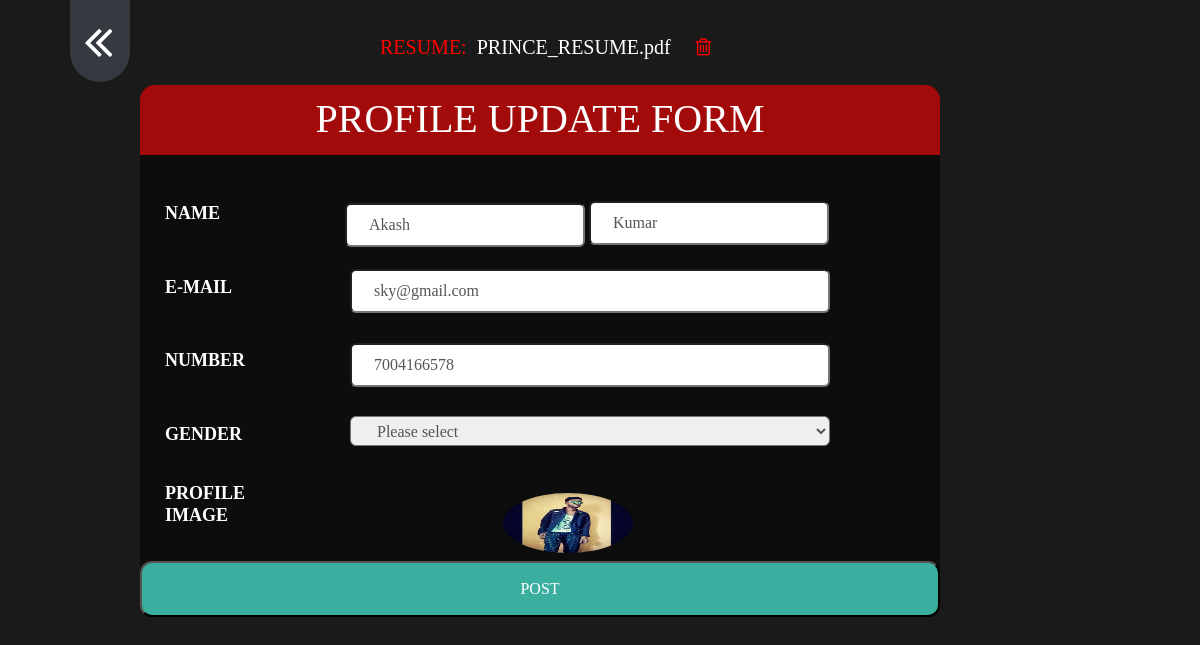
Before: /userprofileupdate (signed in) with the older database file.
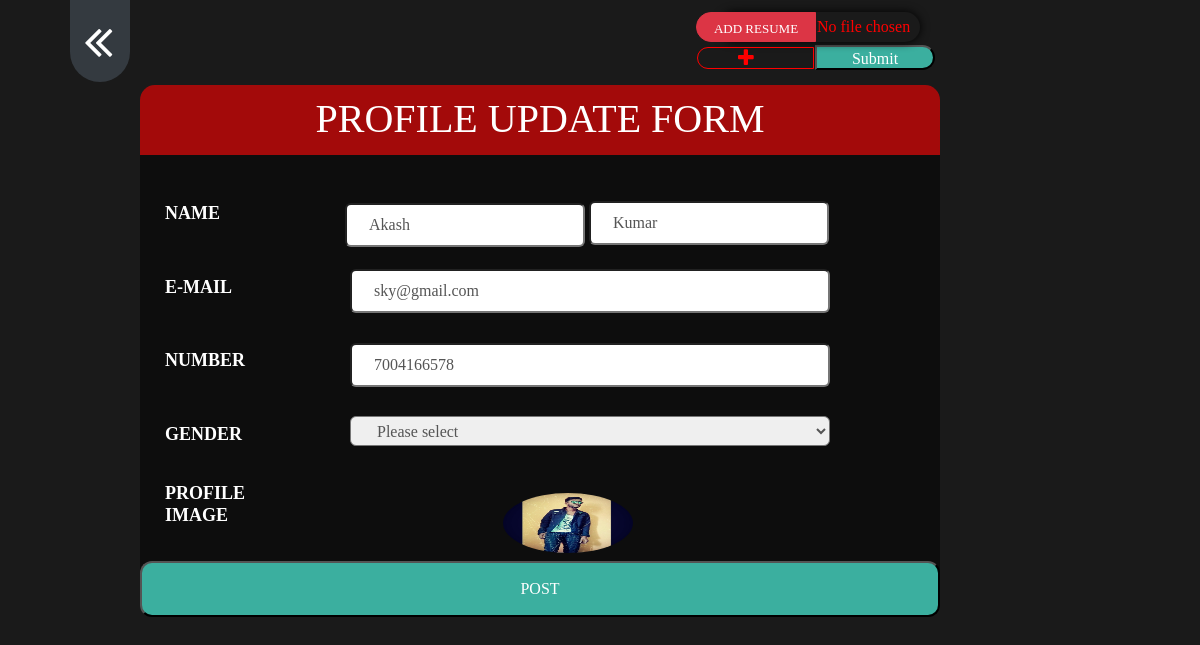
After: the same page with the newer database file.
### job/models.py (models this page shows, shortened)
class StudentUser(models.Model):
    user = models.ForeignKey(User,on_delete=models.CASCADE)
    mobile = models.CharField(max_length=10,null=True)
    image = models.FileField(null=True)
    gender = models.CharField(max_length=10,null=True)
    type = models.CharField(max_length=10,null=True)
    resume = models.FileField(null=True)

### job/views.py (the view, shortened to what this page needs)
# urls.py: path('userprofileupdate', views.userprofileupdate,name='userprofileupdate'),
def userprofileupdate(request):
    user = request.user
    student = StudentUser.objects.get(user=user)
    error = ""
    d = {'student': student, 'error': error}
    return render(request, 'userprofileupdate.html',d)

### job/templates/userprofileupdate.html (shortened to what this page needs)
<head>
    {% load static %}
  <link rel="stylesheet" href="https://maxcdn.bootstrapcdn.com/bootstrap/4.5.2/css/bootstrap.min.css">
<link rel="stylesheet" href="https://cdnjs.cloudflare.com/ajax/libs/font-awesome/4.7.0/css/font-awesome.min.css">
</head>
<body>
<nav class="navbar navbar-expand-sm bg-dark navbar-dark" style="width:60px;margin-left:70px;border-radius:0px 0px 100px 100px;margin-top:px">
<ul class="navbar-nav">
    <li class="nav-item" >
      <a class="nav-link active" href="{% url 'latestjob' %}"><i class="fa fa-angle-double-left mr-1 " style="font-size:50px;margin-left:-10px; color: white"></i></a>
     </li>
</ul>
</nav>
{% if student.resume %}
     <div style="font-size:20px;margin-top:-50px">
         <label  style="margin-left:380px;color:red;">RESUME:</label>
    <a href="{{ student.resume.url }}" download  style="margin-left:5px;color:white">{{ student.resume}}</a>
      <a href="{% url 'delete_resume' %}"  class="fa fa-trash-o"  onclick="return confirm('Are you sure?')" style="margin-left:20px;color:red"><td>{{ forloop.counter}}</td> </a>
     </div>
 {% else %}
<form action="/addresume" method="post"  enctype="multipart/form-data" style="margin-left:690px;margin-top:-70px">
  <input  type="file" id="myFile" name="addresume"  class="upload-box"   accept=".pdf" required style="display: ; margin-left:30px;visibility: none; ">
        <span  class="btn btn-danger"  style="margin-left:-228px;margin-top:-3px;width:120px;height:30px;font-size:13px;border-radius:15px 0px 0px 15px;">ADD RESUME</span>
     <div>
       <label for="myFile"><i class="fa fa-plus" style="width:117px;font-size:20px;color:red;margin-top: 5px;margin-left:7px;cursor:pointer;border:1px solid;border-width:1px;border-radius:15px 0px 0px 15px;padding:0px 40px"></i></label>
    <button type="submit" style="margin-left:125px;width:120px;padding:0px 0px;height:25px;margin-top:-32px;border-radius:0px 15px 15px 0px;">Submit</button>
     </div>
</form>
 {% endif %}
</body>
<!DOCTYPE html>
<html lang="en">
<head>
</head>
<body>
<div class="regform"><h1>PROFILE UPDATE FORM</h1></div>
<div class="main">
 <form  method="post" enctype="multipart/form-data">
      <br>
      <br>
      <div >
          <h2 class="name">NAME</h2>
          <input class="startdate" value="{{student.user.first_name}}"  type="text" name="fn"required>
          <input class="enddate" type="text" value="{{student.user.last_name}}" name="ln"required>
          <h2 class="name" >E-MAIL</h2>
          <input class="jobtitle" value="{{student.user.username}}" type="text" name="e"required readonly>
          <h2 class="name">NUMBER</h2>
          <input class="jobtitle" type="text" value="{{student.mobile}}" name="n"required>
          <h2 class="name">GENDER</h2>
          <select class="email"   type="text" name="g">
              <option value="{{student.gender}}">Please select</option>
          </select>
           <div class="row">
          <div class="col-sm-3">
          <h2 class="name">PROFILE IMAGE</h2>
          </div>
         <label for="avatar"><img src="{{ student.image.url }}" style="width:130px;height:60px;margin-left:170px;margin-top:10px;border-radius:50%" accept="image/*"></label>
           </div>
         <div>
          <button type="submit">POST</button>
         </div>
      </div>
  </form>
 </div>
</body>
</html>

Changed rows visible on the page:
changed StudentUser "Akash": resume "PRINCE_RESUME.pdf" → (not shown)
Other visible differences:
text no longer shown: "RESUME:"
text now shown: "ADD RESUME Submit"
